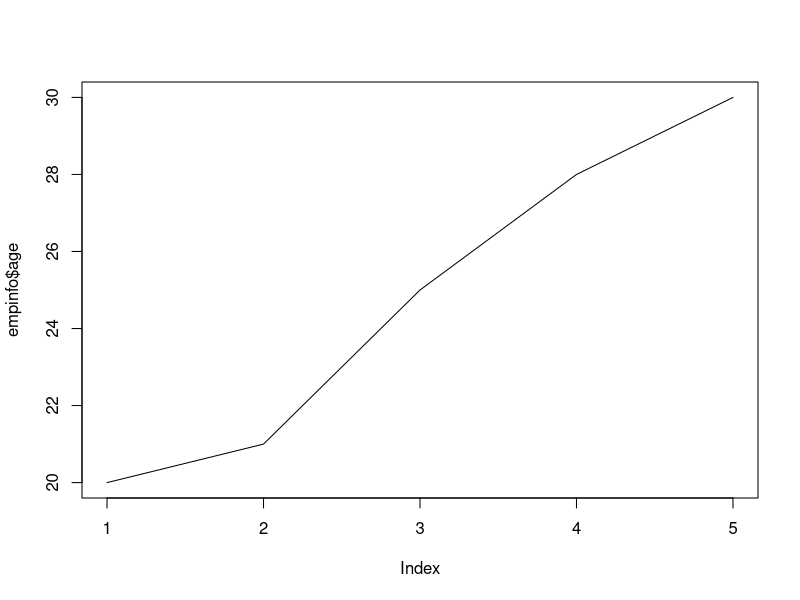
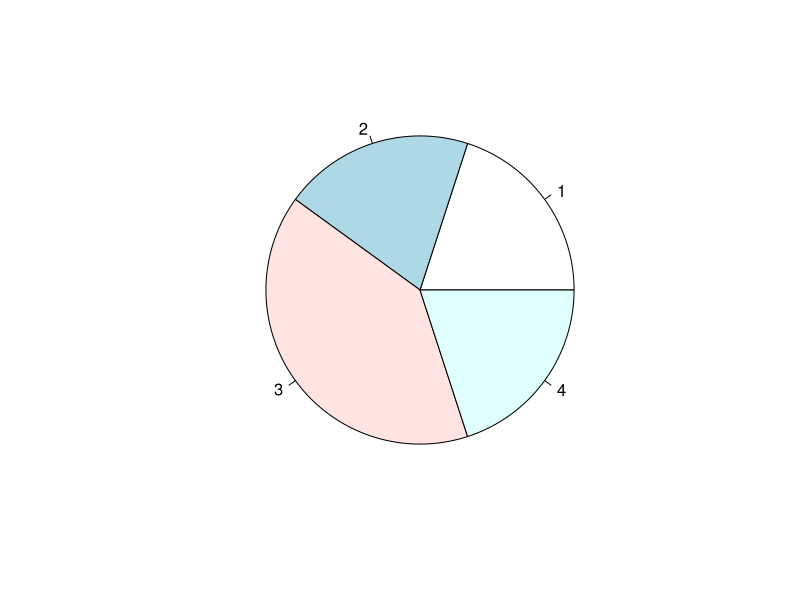
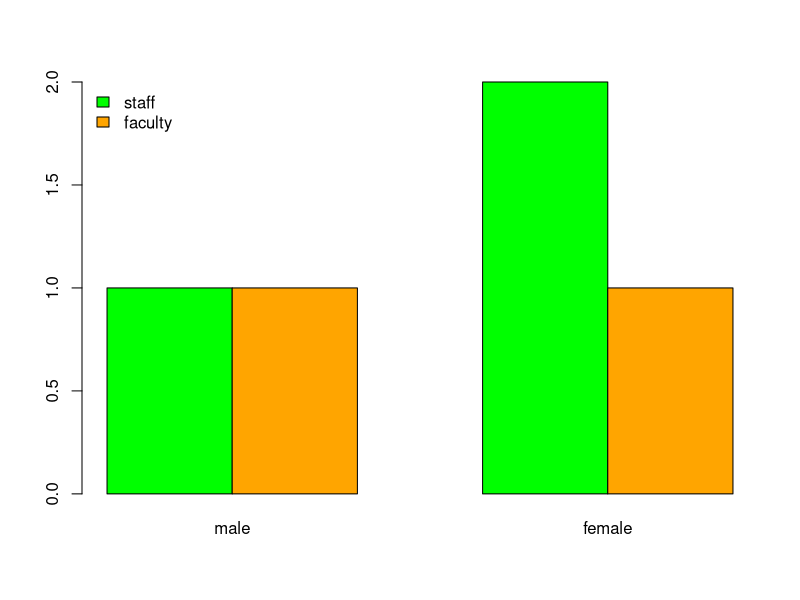
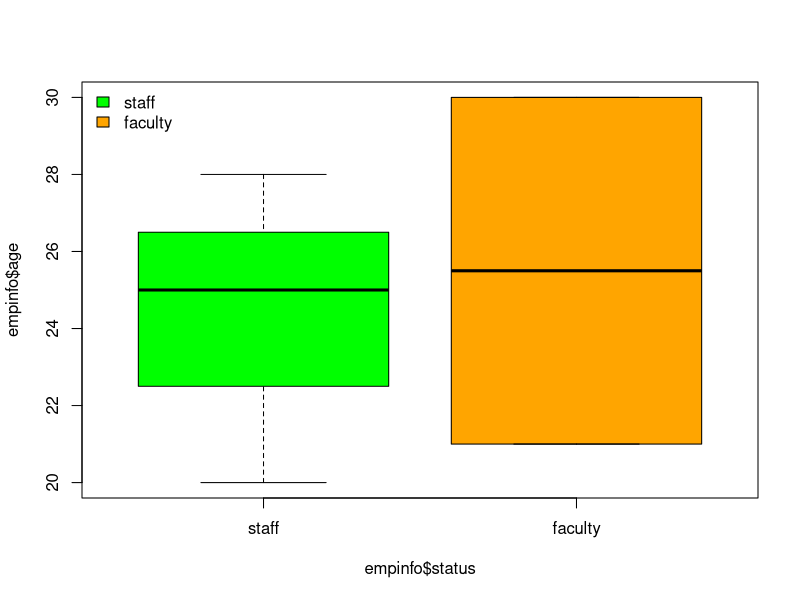

The R source for these figures, in order:
empid = c(1,2,3,4,5)
empid
age=c(20,21,25,28,30)
age
gender=c(1,0,1,0,1)
gender
status=c(1,2,1,1,2)
status
empinfo=data.frame(empid,age,gender,status)
empinfo
empinfo$gender=factor(empinfo$gender,labels=c('male','female'))
empinfo$status=factor(empinfo$status,labels=c('staff','faculty'))
empinfo
male=subset(empinfo,empinfo$gender=='male')
male
staff=subset(empinfo,empinfo$status=='staff')
staff
summary(empinfo)
summary(status)
summary(empid)
table1=table(empinfo$status,empinfo$gender)
table1
plot(empinfo$age,type="l")
pie(table1)
barplot(table1,beside=T,col=c('green','orange'))
legend("topleft",legend = rownames(table1),fill=c('green','orange'),bty='n')
boxplot(empinfo$age~empinfo$status,col=c('green','orange'))
legend("topleft",legend = rownames(table1),fill=c('green','orange'),bty='n')
